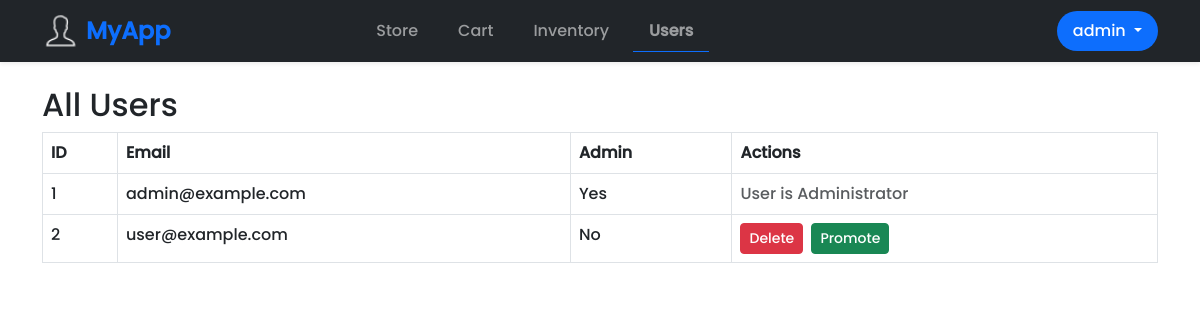
Screenshot of /users (signed in) with the database file from the repository.
### models.py (models this page shows, shortened)
class User(UserMixin, db.Model):
    id = db.Column(db.Integer, primary_key=True)
    email = db.Column(db.String(120), unique=True, nullable=False)
    password_hash = db.Column(db.String(128), nullable=False)
    purchased_games = db.relationship('Game', secondary=purchases, backref=db.backref('owners', lazy='dynamic'), lazy='dynamic')
    is_admin = db.Column(db.Boolean, default=False)

### app.py (the view)
@app.route("/users")
@login_required
def users():
    if not current_user.is_admin:
        flash("Access denied.", "danger")
        return redirect(url_for("dashboard"))
    all_users = User.query.all()
    return render_template("users.html", users=all_users)

### app.py (called while the page is built)
@login_manager.user_loader
def load_user(user_id):
    return db.session.get(User, int(user_id))

### templates/users.html (shortened to what this page needs)
{% extends "base.html" %}
{% block content %}
<h2>All Users</h2>
<table class="table table-bordered">
  <thead>
    <tr>
      <th>ID</th>
      <th>Email</th>
      <th>Admin</th>
      <th>Actions</th>
    </tr>
  </thead>
  <tbody>
    {% for user in users %}
    <tr>
      <td>{{ user.id }}</td>
      <td>{{ user.email }}</td>
      <td>{{ 'Yes' if user.is_admin else 'No' }}</td>
      <td>
        {% if user.id != current_user.id and not user.is_admin %}
          <form action="{{ url_for('delete_user', user_id=user.id) }}" method="post" style="display:inline;">
            <button type="submit" class="btn btn-sm btn-danger" onclick="return confirm('Are you sure?');">Delete</button>
          </form>
          {% if not user.is_admin %}
            <form action="{{ url_for('promote_user', user_id=user.id) }}" method="post" style="display:inline;">
              <button type="submit" class="btn btn-sm btn-success ms-1">Promote</button>
            </form>
          {% endif %}
        {% else %}
          <span class="text-muted">User is Administrator</span>
        {% endif %}
      </td>
    </tr>
    {% endfor %}
  </tbody>
</table>
{% endblock %}

### templates/base.html (shortened to what this page needs)
<!doctype html>
<html lang="en">
<head>
  <link href="https://cdn.jsdelivr.net/npm/bootstrap@5.3.0/dist/css/bootstrap.min.css" rel="stylesheet">
  <link rel="stylesheet" href="{{ url_for('static', filename='styles.css') }}">
  <link rel="stylesheet" href="https://cdn.jsdelivr.net/npm/nouislider@15.7.1/dist/nouislider.min.css">
</head>
<body>
<nav class="navbar navbar-expand-lg navbar-dark bg-dark shadow-sm py-2 mb-4">
  <div class="container">
    <a class="navbar-brand d-flex align-items-center fs-4" href="{{ url_for('dashboard') }}">
      <img src="{{ url_for('static', filename='images/logo-32-white.png') }}" alt="Logo" width="36" height="36" class="me-2">
      <span class="fw-bold text-primary">MyApp</span>
    </a>
    <div class="collapse navbar-collapse" id="mainNav">
      <ul class="navbar-nav mx-auto mb-2 mb-lg-0 gap-2">
        {% if current_user.is_authenticated %}
          <li class="nav-item">
            <a class="nav-link px-3{% if request.endpoint == 'catalogue' %} border-bottom border-primary fw-bold{% endif %}" href="{{ url_for('catalogue') }}">Store</a>
          </li>
          <li class="nav-item">
            <a class="nav-link px-3{% if request.endpoint == 'cart' %} border-bottom border-primary fw-bold{% endif %}" href="{{ url_for('cart') }}">
              Cart
            </a>
          </li>
          <li class="nav-item">
            <a class="nav-link px-3{% if request.endpoint == 'inventory' %} border-bottom border-primary fw-bold{% endif %}" href="{{ url_for('inventory') }}">Inventory</a>
          </li>
          {% if current_user.is_admin %}
            <li class="nav-item">
              <a class="nav-link px-3{% if request.endpoint == 'users' %} border-bottom border-primary fw-bold{% endif %}" href="{{ url_for('users') }}">Users</a>
            </li>
          {% endif %}
        {% endif %}
      </ul>
      <ul class="navbar-nav ms-auto gap-2">
        {% if current_user.is_authenticated %}
          <li class="nav-item dropdown">
            <a class="nav-link dropdown-toggle px-3 rounded-pill bg-primary text-white" href="#" id="userMenu" role="button" data-bs-toggle="dropdown" aria-expanded="false">
               {{ current_user.email.split('@')[0] }}
            </a>
          </li>
        {% endif %}
      </ul>
    </div>
  </div>
</nav>
  <div class="container">
    {% block content %}{% endblock %}
  </div>
</body>
</html>

### static/styles.css (style rules this page uses)
body { font-family: 'MyFont', Arial, sans-serif; }

### rows the page displays
User: email "admin", id "1", email "admin@example.com", is_admin "Yes", shows "User is Administrator"
User: id "2", email "user@example.com", is_admin "No"
